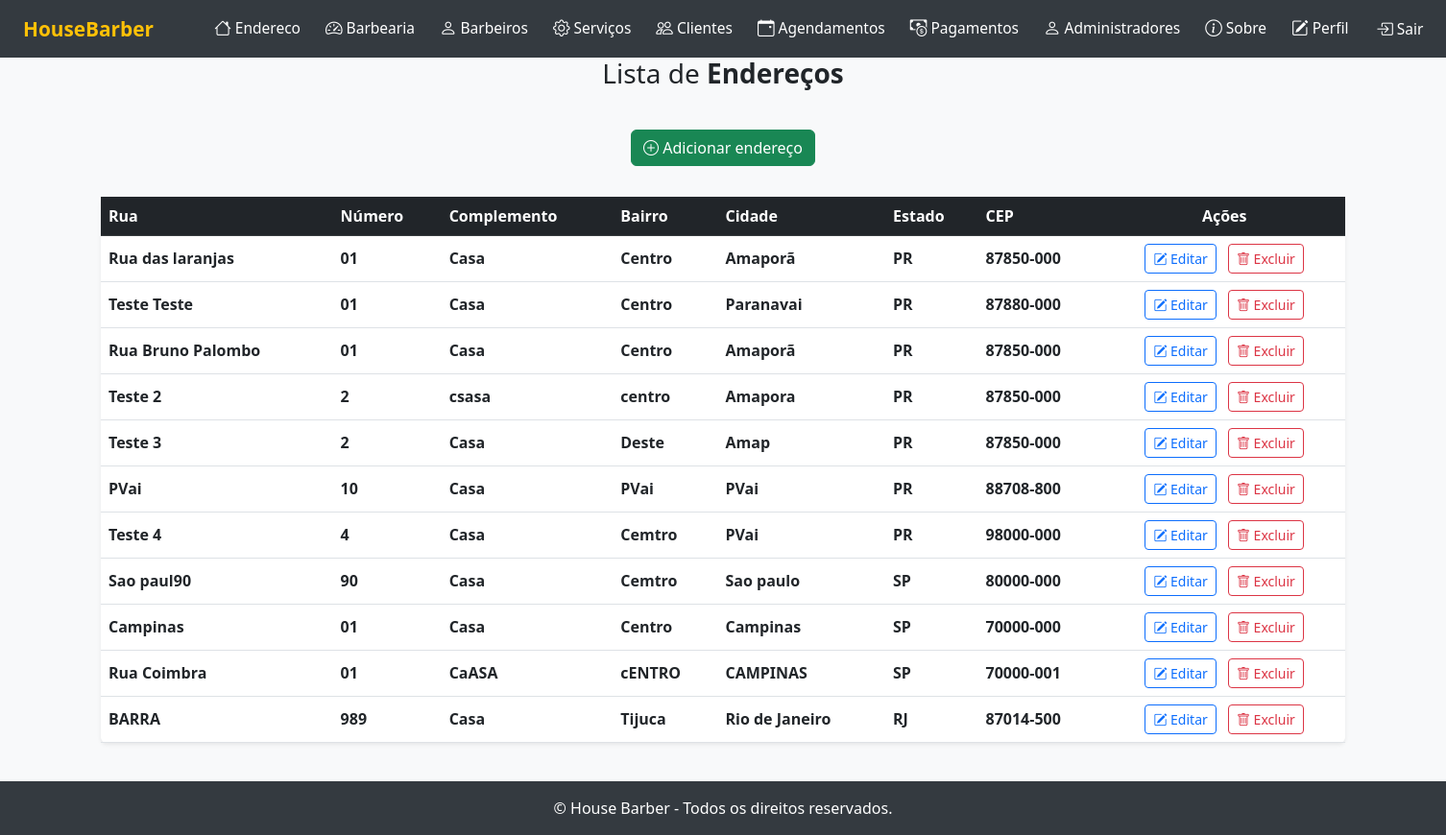
/listar/endereco/ (signed in), run on the app's committed database.
### cadastros/models.py (models this page shows, shortened)
class Endereco(models.Model):
    rua = models.CharField(max_length=255, help_text="Nome da rua do endereço")
    numero = models.CharField(max_length=20, help_text="Número do endereço")
    complemento = models.CharField(max_length=255, blank=True, null=True, help_text="Complemento do endereço (opcional)")
    bairro = models.CharField(max_length=100, help_text="Bairro do endereço")
    cidade = models.CharField(max_length=100, help_text="Cidade do endereço")
    estado = models.CharField(max_length=2, help_text="UF do estado (ex: SP, RJ)")
    cep = models.CharField(max_length=10, help_text="CEP do endereço")
    usuario = models.ForeignKey(User, on_delete=models.CASCADE, related_name='usuario_endereco', help_text="Usuário responsável pelo endereço")

### cadastros/views.py (the view)
# urls.py: path('listar/endereco/', EnderecoListView.as_view(), name='endereco-lista' ),
class EnderecoListView(LoginRequiredMixin, ListView):
    login_url = reverse_lazy('endereco-lista')
    model = Endereco
    template_name = 'listas/endereco.html'
    context_object_name = 'enderecos'
    def get_queryset(self):
        return Endereco.objects.filter(usuario=self.request.user)

### cadastros/templates/listas/endereco.html (shortened to what this page needs)
{% extends "paginas/modelo.html" %}
{% block conteudo %}
<h3>
    Lista de <b>Endereços</b>
</h3>
<div class="d-flex justify-content-center mb-3">
    <a class="btn btn-success mb-3" href="{% url 'cadastrar-endereco' %}">
        <i class="bi bi-plus-circle"></i> Adicionar endereço
    </a>
</div>
<table id="table-lista" class="table table-hover align-middle shadow-sm rounded bg-white">
    <thead class="table-dark">
        <tr>
            <th scope="col">Rua</th>
            <th scope="col">Número</th>
            <th scope="col">Complemento</th>
            <th scope="col">Bairro</th>
            <th scope="col">Cidade</th>
            <th scope="col">Estado</th>
            <th scope="col">CEP</th>
            <th scope="col" class="text-center">Ações</th>
        </tr>
    </thead>
    <tbody>
        {% for object in object_list %}
            <tr>
                <td class="fw-semibold">{{ object.rua }}</td>
                <td class="fw-semibold">{{ object.numero }}</td>
                <td class="fw-semibold">{{ object.complemento }}</td>
                <td class="fw-semibold">{{ object.bairro }}</td>
                <td class="fw-semibold">{{ object.cidade }}</td>
                <td class="fw-semibold">{{ object.estado }}</td>
                <td class="fw-semibold">{{ object.cep }}</td>
                <td class="text-center">
                    <a class="btn btn-outline-primary btn-sm me-2" href="{% url 'editar-endereco' object.pk %}">
                        <i class="bi bi-pencil-square"></i> Editar
                    </a>
                    <a class="btn btn-outline-danger btn-sm" href="{% url 'excluir-endereco' object.pk %}">
                        <i class="bi bi-trash"></i> Excluir
                    </a>
                </td>
            </tr>
        {% empty %}
            <tr>
                <td colspan="8" class="text-center text-muted py-4">
                    <i class="bi bi-exclamation-circle"></i> Nenhum endereço encontrado.
                </td>
            </tr>
        {% endfor %}
    </tbody>
</table>
{% endblock %}
{% block scripts %}
<link href="https://cdn.datatables.net/v/bs5/dt-2.1.8/datatables.min.css" rel="stylesheet">
{% endblock scripts %}

### paginas/templates/paginas/modelo.html (style rules this page uses)
body { min-height: 100vh; display: flex; flex-direction: column; background: #f8f9fa; }

### data on the page
Endereco: rua "Rua das laranjas", numero "01", complemento "Casa", bairro "Centro", cidade "Amaporã", estado "PR", cep "87850-000"
Endereco: rua "Teste Teste", numero "01", complemento "Casa", bairro "Centro", cidade "Paranavai", estado "PR", cep "87880-000"
Endereco: rua "Rua Bruno Palombo", numero "01", complemento "Casa", bairro "Centro", cidade "Amaporã", estado "PR", cep "87850-000"
Endereco: rua "Teste 2", numero "2", complemento "csasa", bairro "centro", cidade "Amapora", estado "PR", cep "87850-000"
Endereco: rua "Teste 3", numero "2", complemento "Casa", bairro "Deste", cidade "Amap", estado "PR", cep "87850-000"
Endereco: rua "PVai", numero "10", complemento "Casa", bairro "PVai", cidade "PVai", estado "PR", cep "88708-800"
Endereco: rua "Teste 4", numero "4", complemento "Casa", bairro "Cemtro", cidade "PVai", estado "PR", cep "98000-000"
Endereco: rua "Sao paul90", numero "90", complemento "Casa", bairro "Cemtro", cidade "Sao paulo", estado "SP", cep "80000-000"
Endereco: rua "Campinas", numero "01", complemento "Casa", bairro "Centro", cidade "Campinas", estado "SP", cep "70000-000"
Endereco: rua "Rua Coimbra", numero "01", complemento "CaASA", bairro "cENTRO", cidade "CAMPINAS", estado "SP", cep "70000-001"
Endereco: rua "BARRA", numero "989", complemento "Casa", bairro "Tijuca", cidade "Rio de Janeiro", estado "RJ", cep "87014-500"
